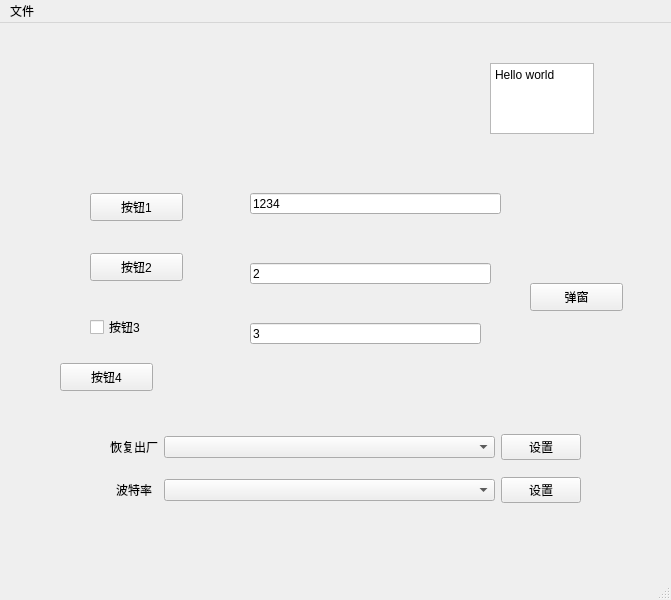
<?xml version="1.0" encoding="UTF-8"?>
<ui version="4.0">
 <class>MainWindow</class>
 <widget class="QMainWindow" name="MainWindow">
  <property name="geometry">
   <rect>
    <x>0</x>
    <y>0</y>
    <width>671</width>
    <height>600</height>
   </rect>
  </property>
  <property name="windowTitle">
   <string>Benewake WINCC</string>
  </property>
  <property name="windowIcon">
   <iconset>
    <normaloff>BenewakeLogo.ico</normaloff>BenewakeLogo.ico</iconset>
  </property>
  <widget class="QWidget" name="centralwidget">
   <widget class="QTextEdit" name="textEdit">
    <property name="geometry">
     <rect>
      <x>490</x>
      <y>40</y>
      <width>104</width>
      <height>71</height>
     </rect>
    </property>
    <property name="html">
     <string>&lt;!DOCTYPE HTML PUBLIC &quot;-//W3C//DTD HTML 4.0//EN&quot; &quot;http://www.w3.org/TR/REC-html40/strict.dtd&quot;&gt;
&lt;html&gt;&lt;head&gt;&lt;meta name=&quot;qrichtext&quot; content=&quot;1&quot; /&gt;&lt;style type=&quot;text/css&quot;&gt;
p, li { white-space: pre-wrap; }
&lt;/style&gt;&lt;/head&gt;&lt;body style=&quot; font-family:'SimSun'; font-size:9pt; font-weight:400; font-style:normal;&quot;&gt;
&lt;p style=&quot; margin-top:0px; margin-bottom:0px; margin-left:0px; margin-right:0px; -qt-block-indent:0; text-indent:0px;&quot;&gt;Hello world&lt;/p&gt;
&lt;p style=&quot;-qt-paragraph-type:empty; margin-top:0px; margin-bottom:0px; margin-left:0px; margin-right:0px; -qt-block-indent:0; text-indent:0px;&quot;&gt;&lt;br /&gt;&lt;/p&gt;
&lt;p style=&quot;-qt-paragraph-type:empty; margin-top:0px; margin-bottom:0px; margin-left:0px; margin-right:0px; -qt-block-indent:0; text-indent:0px;&quot;&gt;&lt;br /&gt;&lt;/p&gt;&lt;/body&gt;&lt;/html&gt;</string>
    </property>
   </widget>
   <widget class="QPushButton" name="pushButton">
    <property name="geometry">
     <rect>
      <x>90</x>
      <y>170</y>
      <width>93</width>
      <height>28</height>
     </rect>
    </property>
    <property name="text">
     <string>按钮1</string>
    </property>
   </widget>
   <widget class="QLineEdit" name="lineEdit">
    <property name="geometry">
     <rect>
      <x>250</x>
      <y>170</y>
      <width>251</width>
      <height>21</height>
     </rect>
    </property>
    <property name="text">
     <string>1234</string>
    </property>
   </widget>
   <widget class="QPushButton" name="pushButton_2">
    <property name="geometry">
     <rect>
      <x>90</x>
      <y>230</y>
      <width>93</width>
      <height>28</height>
     </rect>
    </property>
    <property name="text">
     <string>按钮2</string>
    </property>
   </widget>
   <widget class="QCheckBox" name="checkBox_3">
    <property name="geometry">
     <rect>
      <x>90</x>
      <y>290</y>
      <width>93</width>
      <height>28</height>
     </rect>
    </property>
    <property name="text">
     <string>按钮3</string>
    </property>
   </widget>
   <widget class="QLineEdit" name="lineEdit_2">
    <property name="geometry">
     <rect>
      <x>250</x>
      <y>240</y>
      <width>241</width>
      <height>21</height>
     </rect>
    </property>
    <property name="text">
     <string>2</string>
    </property>
   </widget>
   <widget class="QLineEdit" name="lineEdit_3">
    <property name="geometry">
     <rect>
      <x>250</x>
      <y>300</y>
      <width>231</width>
      <height>21</height>
     </rect>
    </property>
    <property name="text">
     <string>3</string>
    </property>
   </widget>
   <widget class="QPushButton" name="pushButton_3">
    <property name="geometry">
     <rect>
      <x>60</x>
      <y>340</y>
      <width>93</width>
      <height>28</height>
     </rect>
    </property>
    <property name="text">
     <string>按钮4</string>
    </property>
   </widget>
   <widget class="QPushButton" name="pushButton_4">
    <property name="geometry">
     <rect>
      <x>530</x>
      <y>260</y>
      <width>93</width>
      <height>28</height>
     </rect>
    </property>
    <property name="text">
     <string>弹窗</string>
    </property>
   </widget>
   <widget class="QWidget" name="gridLayoutWidget_2">
    <property name="geometry">
     <rect>
      <x>110</x>
      <y>400</y>
      <width>471</width>
      <height>93</height>
     </rect>
    </property>
    <layout class="QGridLayout" name="gridLayout_1" columnstretch="0,5,1" columnminimumwidth="0,0,0">
     <property name="sizeConstraint">
      <enum>QLayout::SetDefaultConstraint</enum>
     </property>
     <item row="0" column="2">
      <widget class="QPushButton" name="pushButton_5">
       <property name="text">
        <string>设置</string>
       </property>
      </widget>
     </item>
     <item row="1" column="1">
      <widget class="QComboBox" name="comboBox_4"/>
     </item>
     <item row="0" column="0">
      <widget class="QLabel" name="label">
       <property name="text">
        <string>恢复出厂</string>
       </property>
       <property name="alignment">
        <set>Qt::AlignCenter</set>
       </property>
      </widget>
     </item>
     <item row="0" column="1">
      <widget class="QComboBox" name="comboBox_3"/>
     </item>
     <item row="1" column="0">
      <widget class="QLabel" name="label_4">
       <property name="text">
        <string>波特率</string>
       </property>
       <property name="alignment">
        <set>Qt::AlignCenter</set>
       </property>
      </widget>
     </item>
     <item row="1" column="2">
      <widget class="QPushButton" name="pushButton_6">
       <property name="text">
        <string>设置</string>
       </property>
      </widget>
     </item>
    </layout>
   </widget>
  </widget>
  <widget class="QMenuBar" name="menubar">
   <property name="geometry">
    <rect>
     <x>0</x>
     <y>0</y>
     <width>671</width>
     <height>26</height>
    </rect>
   </property>
   <widget class="QMenu" name="menu">
    <property name="title">
     <string>文件</string>
    </property>
    <addaction name="actionOpen"/>
   </widget>
   <addaction name="menu"/>
  </widget>
  <widget class="QStatusBar" name="statusbar"/>
  <action name="actionOpen">
   <property name="text">
    <string>打开</string>
   </property>
  </action>
 </widget>
 <resources/>
 <connections>
  <connection>
   <sender>actionOpen</sender>
   <signal>triggered()</signal>
   <receiver>MainWindow</receiver>
   <slot>close()</slot>
   <hints>
    <hint type="sourcelabel">
     <x>-1</x>
     <y>-1</y>
    </hint>
    <hint type="destinationlabel">
     <x>335</x>
     <y>299</y>
    </hint>
   </hints>
  </connection>
  <connection>
   <sender>pushButton</sender>
   <signal>clicked()</signal>
   <receiver>lineEdit</receiver>
   <slot>clear()</slot>
   <hints>
    <hint type="sourcelabel">
     <x>156</x>
     <y>216</y>
    </hint>
    <hint type="destinationlabel">
     <x>260</x>
     <y>206</y>
    </hint>
   </hints>
  </connection>
  <connection>
   <sender>pushButton_2</sender>
   <signal>clicked()</signal>
   <receiver>MainWindow</receiver>
   <slot>click_pushButton_2()</slot>
   <hints>
    <hint type="sourcelabel">
     <x>144</x>
     <y>265</y>
    </hint>
    <hint type="destinationlabel">
     <x>70</x>
     <y>267</y>
    </hint>
   </hints>
  </connection>
  <connection>
   <sender>checkBox_3</sender>
   <signal>clicked(bool)</signal>
   <receiver>checkBox_3</receiver>
   <slot>setChecked(bool)</slot>
   <hints>
    <hint type="sourcelabel">
     <x>92</x>
     <y>329</y>
    </hint>
    <hint type="destinationlabel">
     <x>139</x>
     <y>337</y>
    </hint>
   </hints>
  </connection>
  <connection>
   <sender>pushButton_4</sender>
   <signal>clicked()</signal>
   <receiver>MainWindow</receiver>
   <slot>trigger_actHelp()</slot>
   <hints>
    <hint type="sourcelabel">
     <x>146</x>
     <y>459</y>
    </hint>
    <hint type="destinationlabel">
     <x>335</x>
     <y>299</y>
    </hint>
   </hints>
  </connection>
  <connection>
   <sender>pushButton_3</sender>
   <signal>clicked()</signal>
   <receiver>MainWindow</receiver>
   <slot>click_pushButton_3()</slot>
   <hints>
    <hint type="sourcelabel">
     <x>170</x>
     <y>414</y>
    </hint>
    <hint type="destinationlabel">
     <x>194</x>
     <y>443</y>
    </hint>
   </hints>
  </connection>
 </connections>
 <slots>
  <slot>click_pushButton_2()</slot>
  <slot>trigger_actHelp()</slot>
  <slot>click_pushButton_3()</slot>
 </slots>
</ui>
